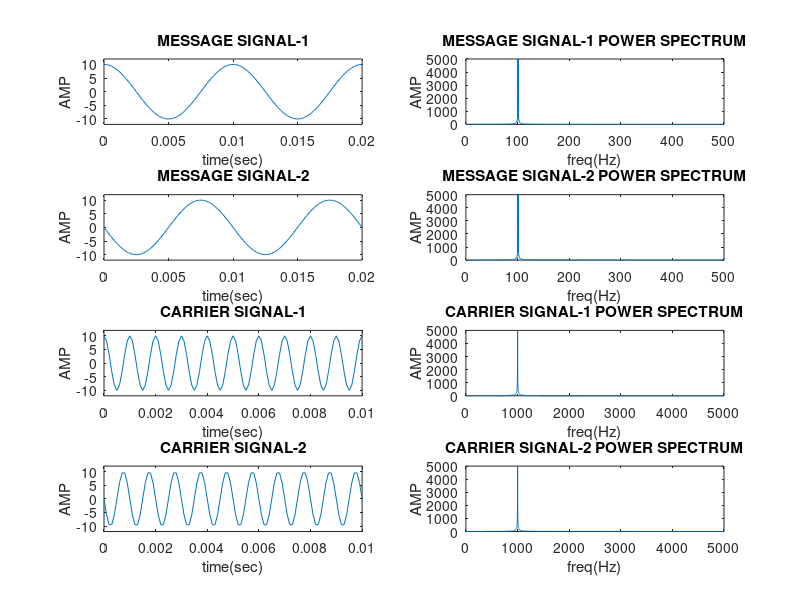
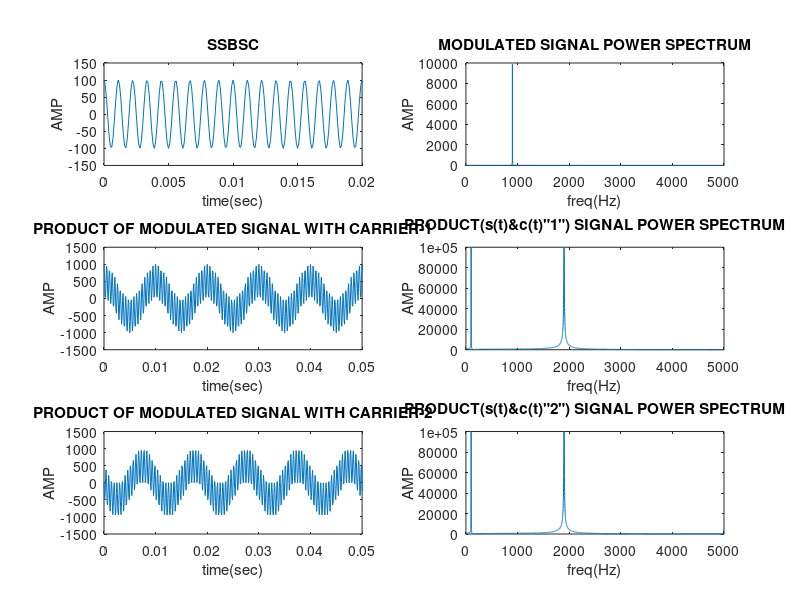
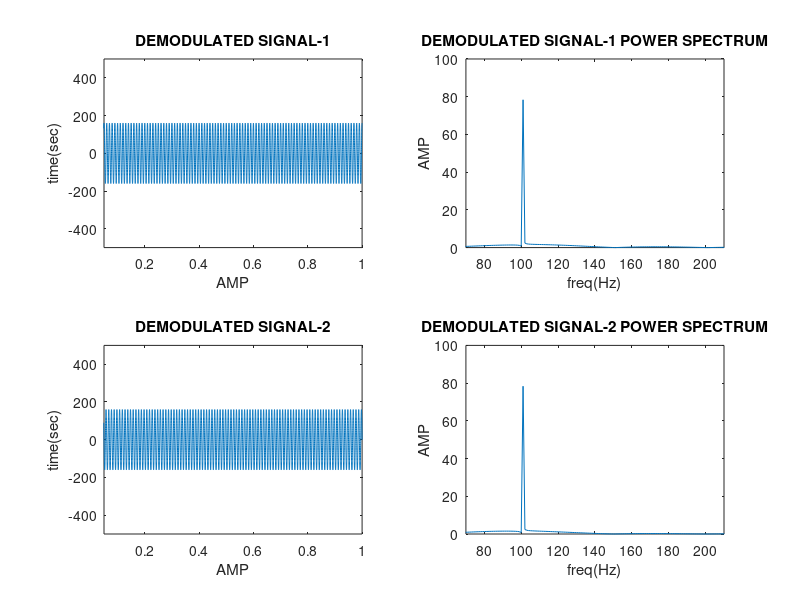

These figures' MATLAB source, in order:
clc;
clear all;
close all;
Ac1=10;
Ac2=10;
Am1=10;
Am2=10;
Fm1=100;
Fm2=100;
Fc=1000;
Fs=10000;
t=0:0.0001:1;
f=1:10001;
mt1 = Am1*cos(2*pi*Fm1*t);
mt2 = Am2*cos(2*pi*Fm2*t+(pi/2));
ct1 = Ac1*cos(2*pi*Fc*t);
ct2 = Ac2*cos(2*pi*Fc*t+(pi/2));
figure(1);
subplot(4,2,1)
plot(t,mt1)
axis([0 .02 -12 12]);
xlabel('time(sec)');
ylabel('AMP');
title('MESSAGE SIGNAL-1');
subplot(4,2,3)
plot(t,mt2)
axis([0 .02 -12 12]);
xlabel('time(sec)');
ylabel('AMP');
title('MESSAGE SIGNAL-2');
subplot(4,2,5)
plot(t,ct1)
axis([0 500 0 5000]);
xlabel('time(sec)');
ylabel('AMP');
title('CARRIER SIGNAL-1');
axis([0 .01 -12 12]);
subplot(4,2,7)
plot(t,ct2)
axis([0 .01 -12 12]);
xlabel('time(sec)');
ylabel('AMP');
title('CARRIER SIGNAL-2');

subplot(4,2,2)
a1=abs(fft(mt1));
plot(a1);
axis([0 500 0 5000]);
xlabel('freq(Hz)');
ylabel('AMP');
title('MESSAGE SIGNAL-1 POWER SPECTRUM');

subplot(4,2,4)
a1=abs(fft(mt2));
plot(a1);
axis([0 500 0 5000]);
xlabel('freq(Hz)');
ylabel('AMP');
title('MESSAGE SIGNAL-2 POWER SPECTRUM');

subplot(4,2,6)
a1=abs(fft(ct1));
plot(a1);
axis([0 5000 0 5000]);
xlabel('freq(Hz)');
ylabel('AMP');
title('CARRIER SIGNAL-1 POWER SPECTRUM');

subplot(4,2,8)
a1=abs(fft(ct2));
plot(a1);
axis([0 5000 0 5000]);
xlabel('freq(Hz)');
ylabel('AMP');
title('CARRIER SIGNAL-2 POWER SPECTRUM');


figure(2);
y1=Ac1*Am1*(cos(2*pi*Fm1*t).*cos(2*pi*Fc*t));
y2=Ac2*Am2*(cos(2*pi*Fm1*t+(pi/2)).*cos(2*pi*Fc*t+(pi/2)));
st=y1+y2;
subplot(3,2,1)
plot(t,st);
axis([0 .02 -150 150]);
xlabel('time(sec)');
ylabel('AMP');
title('SSBSC');

a=(1/50)*fft(st);
b=abs(a);
subplot(3,2,2);
plot(b);
axis([0 5000 0 10000]);
xlabel('freq(Hz)');
ylabel('AMP');
title('MODULATED SIGNAL POWER SPECTRUM');

pt1=st.*ct1;
subplot(3,2,3);
plot(t,pt1);
axis([0 .05 -1500 1500]);
xlabel('time(sec)');
ylabel('AMP');
title('PRODUCT OF MODULATED SIGNAL WITH CARRIER-1');

subplot(3,2,4)
a1=abs(fft(pt1));
plot(a1);
axis([0 5000 0 100000]);
xlabel('freq(Hz)');
ylabel('AMP');
title('PRODUCT(s(t)&c(t)"1") SIGNAL POWER SPECTRUM');

pt2=st.*ct2;
subplot(3,2,5);
plot(t,pt2);
axis([0 .05 -1500 1500]);
xlabel('time(sec)');
ylabel('AMP');
title('PRODUCT OF MODULATED SIGNAL WITH CARRIER-2');

subplot(3,2,6)
a1=abs(fft(pt1));
plot(a1);
axis([0 5000 0 100000]);
xlabel('freq(Hz)');
ylabel('AMP');
title('PRODUCT(s(t)&c(t)"2") SIGNAL POWER SPECTRUM');

figure(3);
w=2*pi*(Fm1/Fs);
n=-200:200;
y1=filter((w/pi).*sinc(w.*n),1,pt1);
subplot(2,2,1);
plot(t,y1);
axis([0.05 1 -500 500]);
title('DEMODULATED SIGNAL-1');
xlabel('AMP');
ylabel('time(sec)');

mes1=(1/10000).*fft(y1);
c=abs(mes1);
subplot(2,2,2);
plot(f,c);
axis([70 210 0 100]);
title('DEMODULATED SIGNAL-1 POWER SPECTRUM');
xlabel('freq(Hz)');
ylabel('AMP');

w=2*pi*(Fm1/Fs);
n=-200:200;
y2=filter((w/pi).*sinc(w.*n),1,pt2);
subplot(2,2,3);
plot(t,y2);
axis([0.05 1 -500 500]);
title('DEMODULATED SIGNAL-2');
xlabel('AMP');
ylabel('time(sec)');

mes2=(1/10000).*fft(y2);
c2=abs(mes2);
subplot(2,2,4);
plot(f,c2);
axis([70 210 0 100]);
title('DEMODULATED SIGNAL-2 POWER SPECTRUM');
xlabel('freq(Hz)');
ylabel('AMP');


